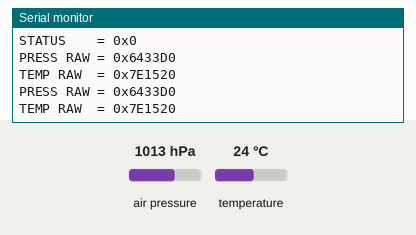
The sketch below on a simulated ESP32. Shown: the last lines printed to the serial monitor. Wiring (inferred from the names in the program): BMP280 pressure sensor at I2C address 0x76. Inputs (shaded band) come from the test bench; at power-on: air pressure 1013 hPa, temperature 24 °C.

Above: at 1.8 s.
1.9 s: air pressure set to 952 hPa
At 3.3 s:
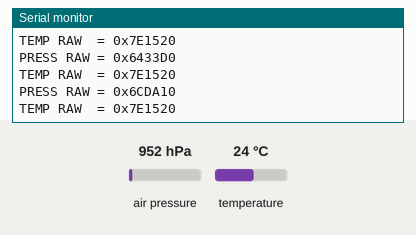
4.9 s: temperature set to 12 °C
At 6.4 s:
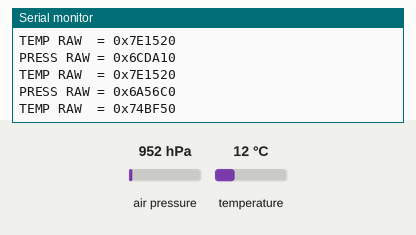
7.1 s: air pressure set to 975 hPa
At 8.4 s:
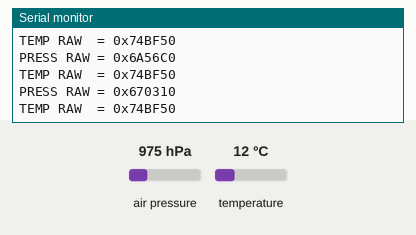
10.1 s: temperature set to 19 °C
At 11.3 s:
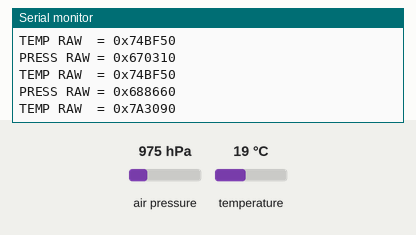
13.1 s: air pressure set to 1000 hPa
At 14.4 s:
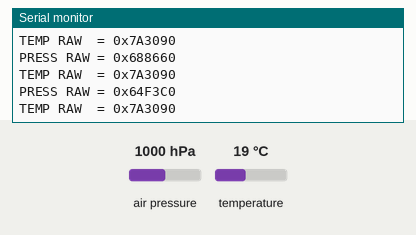
16.1 s: temperature set to 28 °C
At 17.5 s:
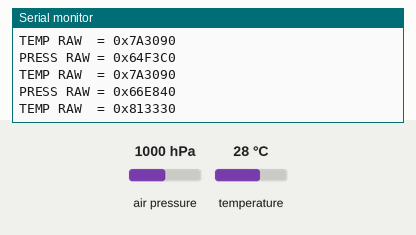

Measured:
- after the input at 1.9 s, the serial monitor: prints a new line after 0.71 s (image 1)
- after the input at 4.9 s, the serial monitor: prints a new line after 0.72 s (image 2)
- after the input at 7.1 s, the serial monitor: prints a new line after 0.52 s (image 3)
- after the input at 10.1 s, the serial monitor: prints a new line after 0.53 s (image 4)
- after the input at 13.1 s, the serial monitor: prints a new line after 0.54 s (image 5)
- after the input at 16.1 s, the serial monitor: prints a new line after 0.55 s (image 6)

The sketch:

BMP280_TEST.ino
```cpp
#include <Wire.h>

#define BMP_ADDR 0x76

uint8_t readReg(uint8_t reg) {
  Wire.beginTransmission(BMP_ADDR);
  Wire.write(reg);
  Wire.endTransmission(false);

  Wire.requestFrom(BMP_ADDR, 1);

  if (Wire.available()) {
    return Wire.read();
  }

  return 0xFF;
}

void writeReg(uint8_t reg, uint8_t value) {
  Wire.beginTransmission(BMP_ADDR);
  Wire.write(reg);
  Wire.write(value);
  Wire.endTransmission();
}

void setup() {
  Serial.begin(115200);
  Wire.begin(21, 22);

  delay(500);

  Serial.println("BMP280 PRESSURE TEST");
  Serial.println("--------------------");

  // Temperature x1
  // Pressure x1
  // Normal mode
  writeReg(0xF4, 0x27);

  delay(100);

  Serial.print("CTRL_MEAS = 0x");
  Serial.println(readReg(0xF4), HEX);

  Serial.print("STATUS    = 0x");
  Serial.println(readReg(0xF3), HEX);
}

void loop() {

  uint8_t p1 = readReg(0xF7);
  uint8_t p2 = readReg(0xF8);
  uint8_t p3 = readReg(0xF9);

  uint8_t t1 = readReg(0xFA);
  uint8_t t2 = readReg(0xFB);
  uint8_t t3 = readReg(0xFC);

  Serial.print("PRESS RAW = 0x");
  if (p1 < 0x10) Serial.print("0");
  Serial.print(p1, HEX);

  if (p2 < 0x10) Serial.print("0");
  Serial.print(p2, HEX);

  if (p3 < 0x10) Serial.print("0");
  Serial.println(p3, HEX);

  Serial.print("TEMP RAW  = 0x");
  if (t1 < 0x10) Serial.print("0");
  Serial.print(t1, HEX);

  if (t2 < 0x10) Serial.print("0");
  Serial.print(t2, HEX);

  if (t3 < 0x10) Serial.print("0");
  Serial.println(t3, HEX);

  Serial.println();

  delay(1000);
}
```
